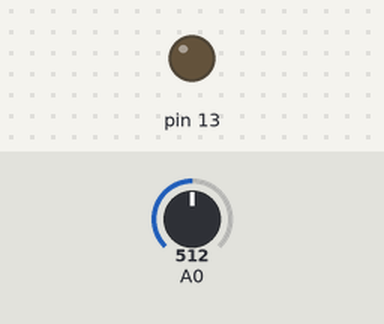
Recording of a sketch running on a simulated Arduino Uno, built with avr-gcc and run on an emulated ATmega328P. On the bench: output pins drawn as LEDs (lit = HIGH). Inputs (shaded band) come from the test bench; at power-on: A0 = 512. What the sketch prints to the serial monitor is not drawn.

Above: at 1.8 s.
1.9 s: A0 set to 486
At 2.7 s:
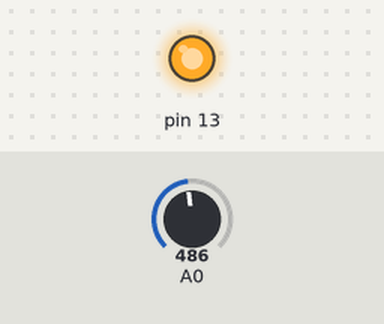
3.5 s: A0 set to 510
At 5.2 s:
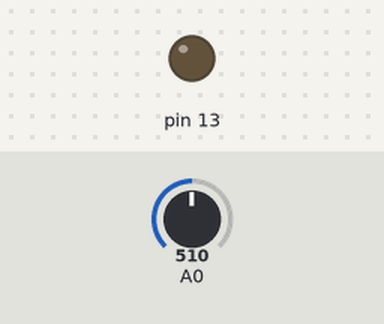
5.5 s: A0 set to 490
At 7.0 s:
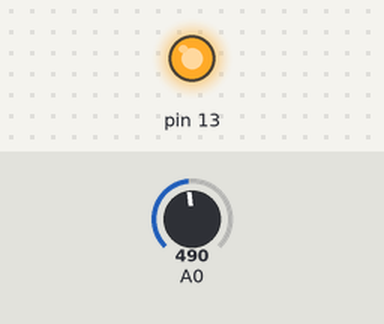
Timing chart, 0 to 8.5 s (numbered marks = the images above; inputs shaded):
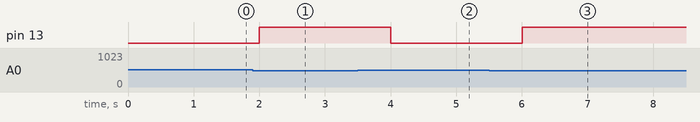

Measured:
- the behaviour switches between 500 and 499 on A0 (found by bisection; images 0 and 1)
- after the input at 1.9 s, pin 13: LOW → HIGH after 0.10 s
- after the input at 3.5 s, pin 13: HIGH → LOW after 0.50 s
- after the input at 5.5 s, pin 13: LOW → HIGH after 0.50 s

The sketch:

nightlight.ino
```cpp
int DataVariable=0;

void setup() {
  // put your setup code here, to run once:
  pinMode(13,OUTPUT);
  Serial.begin(9600);

}

void loop() {
  // put your main code here, to run repeatedly:
DataVariable=analogRead(A0);

Serial.print("LDR data :");Serial.print(DataVariable);

if(DataVariable<500)
{   digitalWrite(13,1);
}
else
{   digitalWrite(13,0);
}

delay(1000);
}
```
